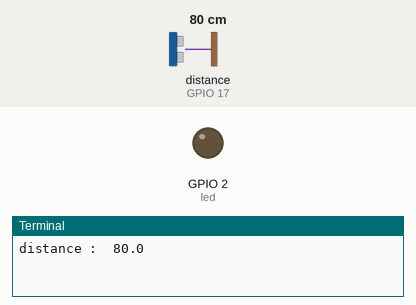
A program run on a simulated Raspberry Pi (BCM pin numbers). On the bench: output pins drawn as LEDs (lit = HIGH), the last lines printed to the terminal. The test bench sets the inputs (shaded band); at power-on: distance to the obstacle (sensor on GPIO 17) 80 cm. The echo pulse lasts 58.3 µs per cm.

Above: at 1.2 s.
1.3 s: distance to the obstacle (sensor on GPIO 17) set to 11 cm
3.6 s: distance to the obstacle (sensor on GPIO 17) set to 8 cm
At 4.9 s:
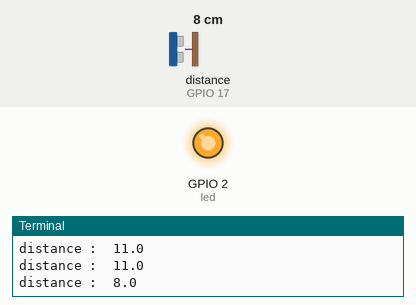
5.9 s: distance to the obstacle (sensor on GPIO 17) set to 18 cm
At 7.6 s:
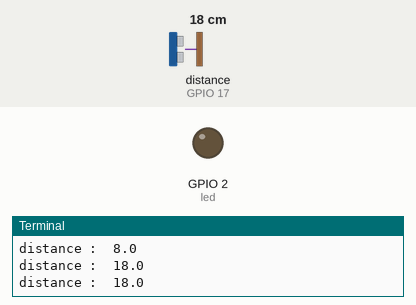
7.9 s: distance to the obstacle (sensor on GPIO 17) set to 2 cm
At 9.1 s:
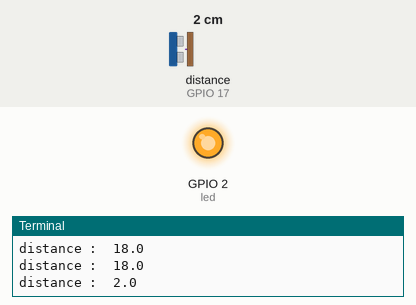
Timing chart, 0 to 10.9 s (numbered marks = the images above; inputs shaded):
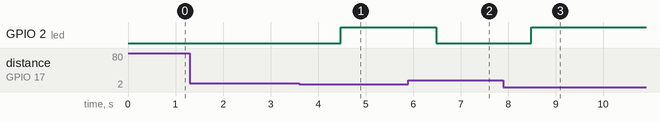

The program:

ultrasonic_distance_sensor.py
```python
from gpiozero import LED, DistanceSensor
from time import sleep

sensor = DistanceSensor(echo = 17,trigger = 4)
led = LED(2)

while True :
	distance = sensor.distance * 100
	print("distance : " , distance)
	if(distance <10):
		led.on()
	else:
		led.off()
	sleep(1)
```

Measured:
- the behaviour switches between 10 and 9 cm on distance to the obstacle (sensor on GPIO 17) (found by bisection; images 0 and 1)
- after the input at 3.6 s, GPIO 2 (led): LOW → HIGH after 0.88 s
- after the input at 5.9 s, GPIO 2 (led): HIGH → LOW after 0.58 s
- after the input at 7.9 s, GPIO 2 (led): LOW → HIGH after 0.58 s
